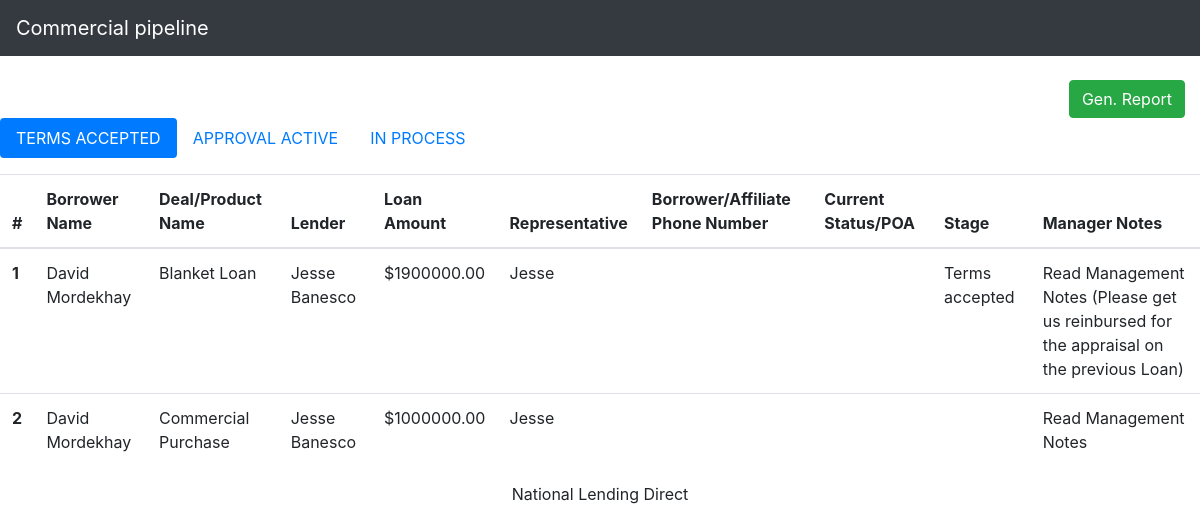
The page / on the database its author committed.
### tables this page shows
CREATE TABLE `loans` (
  `id` int(11) unsigned NOT NULL AUTO_INCREMENT,
  `prod_name` tinytext,
  `borrower` int(11) unsigned DEFAULT NULL,
  `lender` int(11) unsigned DEFAULT NULL,
  `loan_amount` decimal(11,2) unsigned DEFAULT NULL,
  `representative` int(11) unsigned DEFAULT NULL,
  `stage` int(11) unsigned DEFAULT NULL,
  `status` int(11) unsigned NOT NULL,
  `status_poa` int(11) unsigned DEFAULT NULL,
  PRIMARY KEY (`id`),
  KEY `FK_STATUS` (`status`),
  CONSTRAINT `FK_STATUS` FOREIGN KEY (`status`) REFERENCES `status` (`id`)
);

CREATE TABLE `borrowers` (
  `id` int(11) unsigned NOT NULL AUTO_INCREMENT,
  `title` varchar(4) DEFAULT NULL,
  `first_name` varchar(16) DEFAULT NULL,
  `last_name` varchar(16) DEFAULT NULL,
  `phone` varchar(16) DEFAULT NULL,
  PRIMARY KEY (`id`)
);

CREATE TABLE `lenders` (
  `id` int(11) unsigned NOT NULL AUTO_INCREMENT,
  `title` varchar(4) DEFAULT NULL,
  `first_name` varchar(16) NOT NULL,
  `last_name` varchar(16) DEFAULT NULL,
  `desc` tinytext,
  PRIMARY KEY (`id`)
);

CREATE TABLE `stages` (
  `id` int(11) unsigned NOT NULL AUTO_INCREMENT,
  `stage` varchar(25) NOT NULL,
  PRIMARY KEY (`id`)
);

### application/controllers/Commercial.php (called while the page is built, shortened)
<?php
class Commercial extends CI_Controller {
	public function __construct()
	{
		$this->load->model('commercial_model');
	}
	public function index()
	{
		$result_active = $this->commercial_model->get_loans(2);
		$result_accepted = $this->commercial_model->get_loans(1);
		$result_in_process = $this->commercial_model->get_loans(3);
		$data['active'] = $result_active;
		$data['accepted'] = $result_accepted;
		$data['in_process'] = $result_in_process;
		$this->load->view('index', $data);
	}
}

### index.php (called while the page is built, shortened)
<?php
require_once BASEPATH.'core/CodeIgniter.php';

### application/models/Commercial_model.php (called while the page is built, shortened)
<?php
class Commercial_model extends CI_Model {
	public function get_loans($status)
	{
		$sql = "
			SELECT
				l.id,
				borrowers.first_name as borrower_fname,
				borrowers.last_name as borrower_lname,
				l.prod_name,
				lenders.first_name as lender_fname,
				lenders.last_name as lender_lname,
				l.loan_amount,
				users.first_name as representative,
				borrowers.phone as contact_phone,
				status_poa.status as status_poa,
				stages.stage,
				status.status,
				n.note,
				status.id as status_id
			FROM loans AS l
			LEFT JOIN borrowers
				ON l.borrower = borrowers.id
			LEFT JOIN lenders
				ON l.lender = lenders.id
			LEFT JOIN users
				ON l.representative = users.id
			LEFT JOIN stages
				ON l.stage = stages.id
			LEFT JOIN status
				ON l.status = status.id
			LEFT JOIN status_poa
				ON l.status_poa = status_poa.id
			LEFT JOIN (
				select notes.note, notes.loan from notes
				inner join users
					on notes.representative = users.id
				inner join roles
					on users.user_role = roles.id
				where roles.role = 'Manager'
			) AS n ON n.loan = l.id
			WHERE status.id = ?";
		$query = $this->db->query($sql, array($status));
		return $query->result();
	}
}

### application/views/index.php (the view, shortened to what this page needs)
<!doctype html>
<html lang="en">
  <head>
	<link rel="stylesheet" href="assets/css/vendor/bootstrap.min.css">
  </head>
  <body>
    <nav class="navbar navbar-expand-md navbar-dark fixed-top bg-dark">
      <a class="navbar-brand" href="#">Commercial pipeline</a>
    </nav>
	<div class="container-fluid" style="margin-top: 80px;">
		<div class="row">
			<div class="col-md-12" align="right">
				<button type="button" class="btn btn-success" onclick="<?php echo base_url()?>commercial/report">Gen. Report</button>
			</div>
		</div>
	</div>
    <ul class="nav nav-pills mb-3" id="pills-tab" role="tablist">
      <li class="nav-item">
        <a class="nav-link active" id="pills-home-tab" data-toggle="pill" href="#pills-home" role="tab" aria-controls="pills-home" aria-selected="true">TERMS ACCEPTED</a>
      </li>
      <li class="nav-item">
        <a class="nav-link" id="pills-profile-tab" data-toggle="pill" href="#pills-profile" role="tab" aria-controls="pills-profile" aria-selected="false">APPROVAL ACTIVE</a>
      </li>
      <li class="nav-item">
        <a class="nav-link" id="pills-contact-tab" data-toggle="pill" href="#pills-contact" role="tab" aria-controls="pills-contact" aria-selected="false">IN PROCESS</a>
      </li>
    </ul>
    <div class="tab-content" id="pills-tabContent">
      <div class="tab-pane fade show active" id="pills-home" role="tabpanel" aria-labelledby="Terms Accepted">
     	<table class="table table-hover">
      	  <thead>
      	    <tr>
      	      <th scope="col">#</th>
      	      <th scope="col">Borrower Name</th>
      	      <th scope="col">Deal/Product Name</th>
      	      <th scope="col">Lender</th>
      	      <th scope="col">Loan Amount</th>
      	      <th scope="col">Representative</th>
      	      <th scope="col">Borrower/Affiliate Phone Number</th>
      	      <th scope="col">Current Status/POA</th>
      	      <th scope="col">Stage</th>
      	      <th scope="col">Manager Notes</th>
      	    </tr>
      	  </thead>
      	  <tbody>
      	  <?php if (count($accepted) > 0 ) { ?>
      	  	<?php $num = 1; ?>
      	  	<?php foreach($accepted as $record) { ?>
	      	    <tr>
	      	      <th scope="row"><?php echo $num; ?></th>
	      	      <td><?php echo $record->borrower_fname.' '.$record->borrower_lname; ?></td>
	      	      <td><?php echo $record->prod_name; ?></td>
	      	      <td><?php echo $record->lender_fname.' '.$record->lender_lname; ?></td>
	      	      <td>&dollar;<?php echo $record->loan_amount; ?></td>
	      	      <td><?php echo $record->lender_fname; ?></td>
	      	      <td><?php echo $record->contact_phone; ?></td>
	      	      <td><?php echo $record->status_poa; ?></td>
	      	      <td><?php echo $record->stage; ?></td>
	      	      <td><?php echo $record->note; ?></td>
	      	    </tr>
	      	<?php $num++; } ?>
		  <?php } ?>
      	  </tbody>
      	</table>
      </div>
    </div>
    <footer class="container">
      <p><center>National Lending Direct</center></p>
    </footer>
  </body>
</html>

### rows shown on the page
loans: borrowers.first_name "David", borrowers.last_name "Mordekhay", prod_name "Blanket Loan", lenders.first_name "Jesse", lenders.last_name "Banesco", loan_amount "1900000.00", stages.stage "Terms accepted", note "Read Management Notes (Please get us reinbursed for the appraisal on the previous Loan)"
loans: borrowers.first_name "David", borrowers.last_name "Mordekhay", prod_name "Commercial Purchase", lenders.first_name "Jesse", lenders.last_name "Banesco", loan_amount "1000000.00", note "Read Management Notes"
